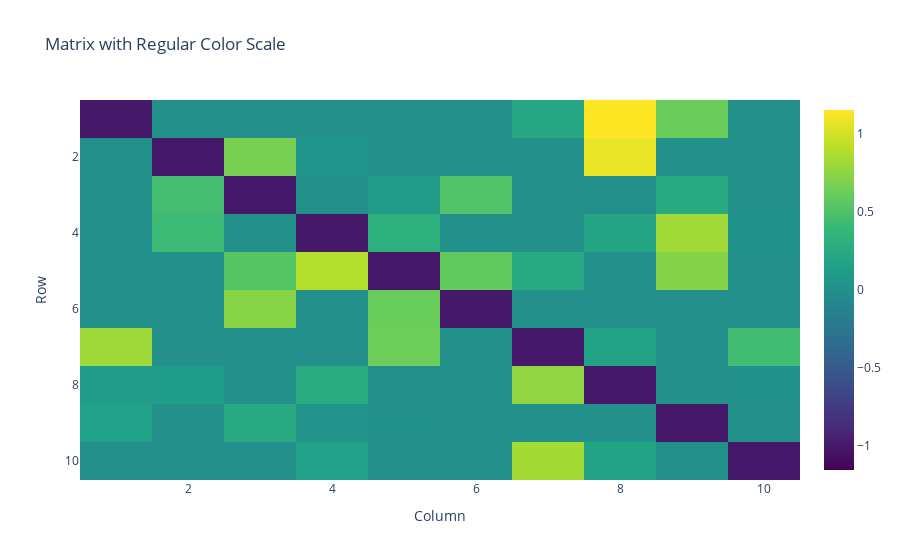

Write notebook code for a chart like this one.
### Code cell
#parameters
S=10
C=0.5
sigma= 0.5
Pc=0
Pm=1
Pe=0
s= 1

matrix_para = {'S':S, 'C':C, 'sigma':sigma, 'Pm':Pm, 'Pc':Pc, 'Pe':Pe,'s':s}
matrix_para

A=local_matrix_A(matrix_para)
plot_matrix(A)

### Figure 1 — Plotly figure (JSON) as saved in the notebook; plotly's stock layout.template omitted (floating-point values rounded to 4 significant figures)
{"data": [{"colorscale": [[0, "#440154"], [0.1111, "#482878"], [0.2222, "#3e4989"], [0.3333, "#31688e"], [0.4444, "#26828e"], [0.5556, "#1f9e89"], [0.6667, "#35b779"], [0.7778, "#6ece58"], [0.8889, "#b5de2b"], [1, "#fde725"]], "type": "heatmap", "x": [1, 2, 3, 4, 5, 6, 7, 8, 9, 10], "y": [1, 2, 3, 4, 5, 6, 7, 8, 9, 10], "z": [[-1, 0, 0, 0, 0, 0, 0.2227, 1.152, 0.6185, 0], [0, -1, 0.676, 0.04803, 0, 0, 0, 1.078, 0, 0], [0, 0.4544, -1, 0, 0.1067, 0.5088, 0, 0, 0.256, 0], [0, 0.419, 0, -1, 0.305, 0, 0, 0.1876, 0.8232, 0.02294], [0, 0, 0.5417, 0.8892, -1, 0.5873, 0.2385, 0, 0.7235, 0], [0, 0, 0.735, 0, 0.6141, -1, 0, 0, 0, 0], [0.8154, 0, 0, 0, 0.6354, 0, -1, 0.1753, 0, 0.4376], [0.09649, 0.1216, 0, 0.2722, 0, 0, 0.7652, -1, 0, 0.004719], [0.1546, 0, 0.2447, 0.03225, 0.007722, 0, 0, 0, -1, 0], [0, 0, 0, 0.156, 0, 0, 0.833, 0.1791, 0, -1]], "zmid": 0}], "layout": {"title": {"text": "Matrix with Regular Color Scale"}, "xaxis": {"title": {"text": "Column"}}, "yaxis": {"autorange": "reversed", "title": {"text": "Row"}}}}
